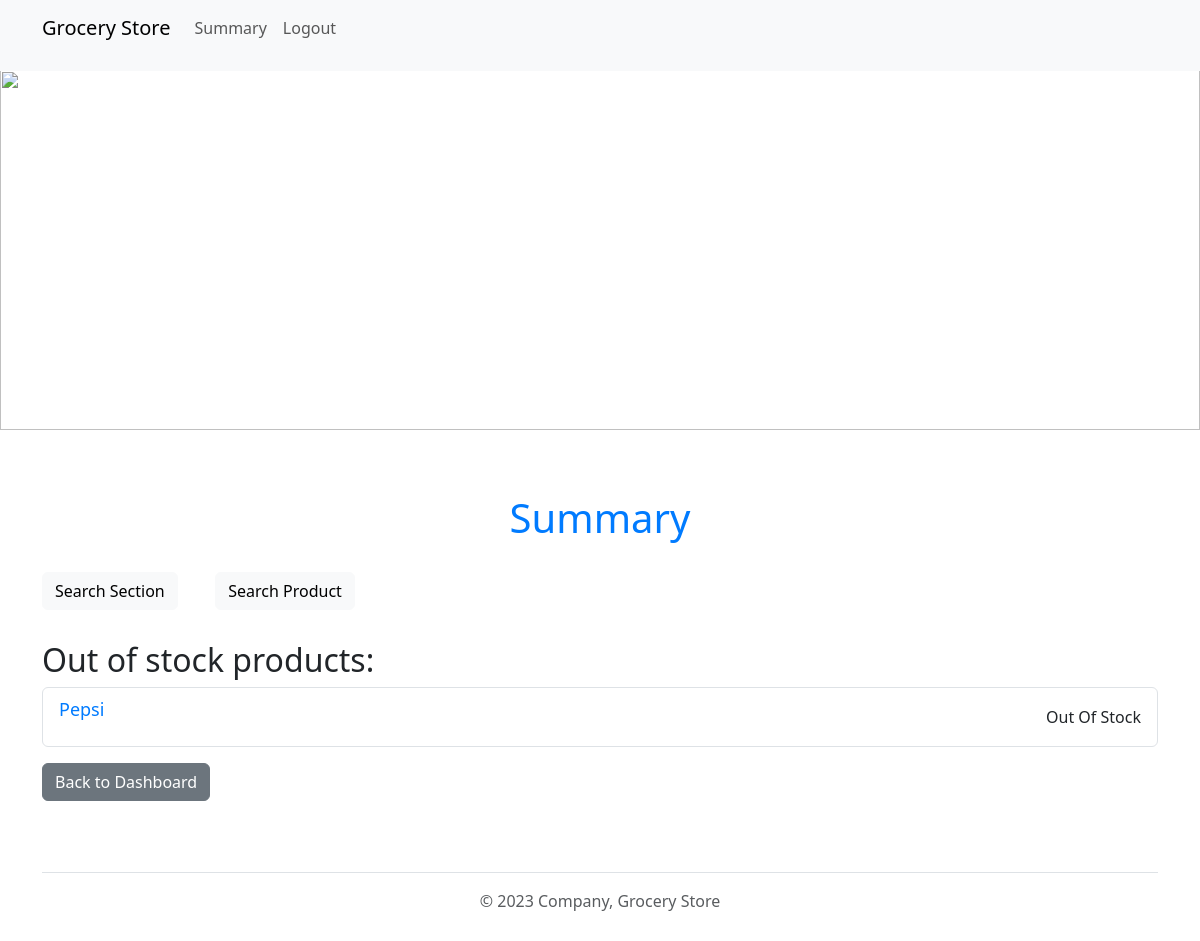
The app's page /summary (signed in), older data.
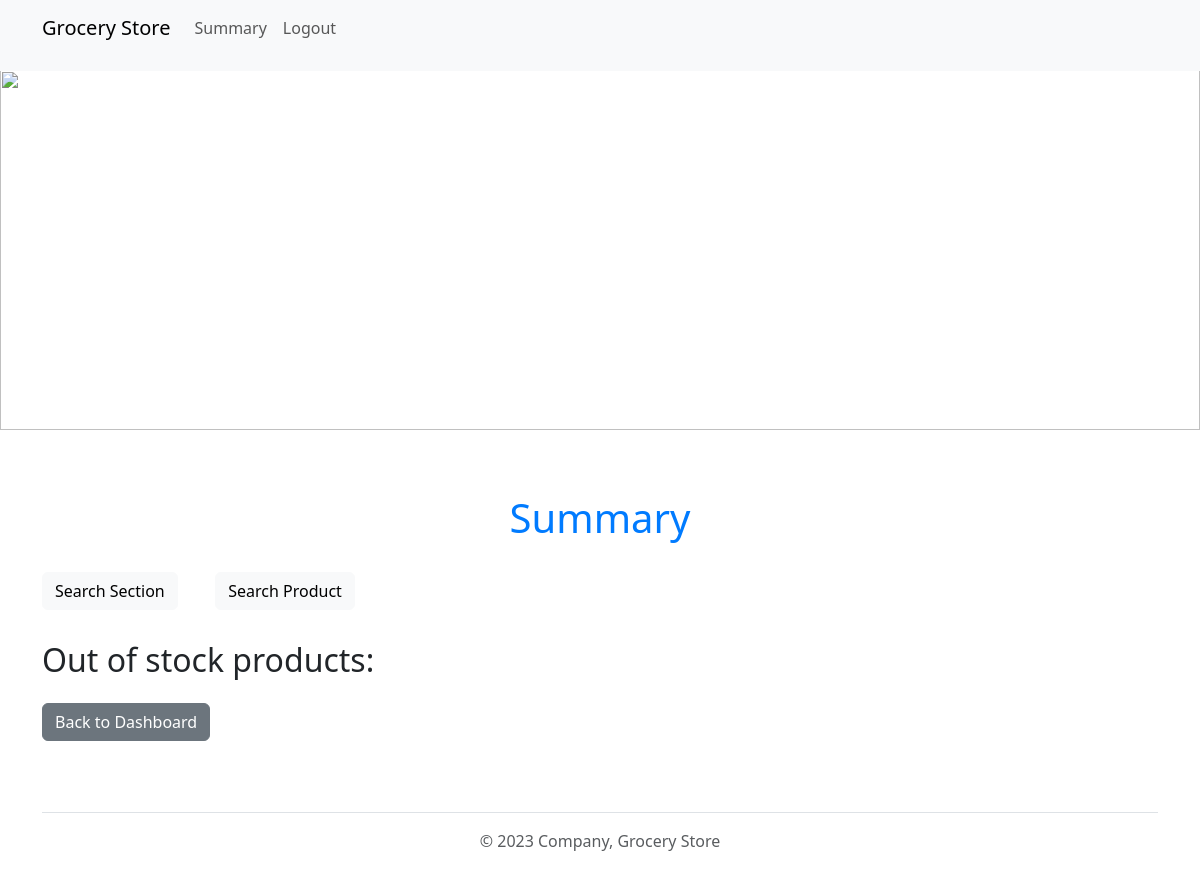
The same page, newer data.
### application/models.py (models this page shows)
class Products(db.Model):
    __tablename__ = "products"
    product_id = db.Column(db.Integer, primary_key=True, autoincrement=True)
    product_name = db.Column(db.String(200), nullable=False)
    manufacture_date = db.Column(db.Date)
    expiry_date = db.Column(db.Date)
    rate_per_unit = db.Column(db.Float, nullable=False)
    unit = db.Column(db.String(200), nullable=False, default='Rs')
    section_id = db.Column(db.Integer, db.ForeignKey('sections.section_id', onupdate='CASCADE'))
    section = db.relationship('Sections', backref=db.backref('products', lazy=True))
    quantity_available = db.Column(db.Integer, db.CheckConstraint('quantity_available >= 0', name='check_min_quantity') , nullable=False)

### application/controllers.py (the view)
@app.route("/summary", methods=["GET", "POST"])
@login_required
def summary():
    products = Products.query.filter_by(quantity_available=0).all()
    return render_template("summary.html", products=products)

### application/controllers.py (called while the page is built)
@login_manager.user_loader
def load_user(user_id):
    return Users.query.get(int(user_id))

### templates/summary.html (shortened to what this page needs)
<!DOCTYPE html>
<html>
<head>
    <link href="https://cdn.jsdelivr.net/npm/bootstrap@5.3.0/dist/css/bootstrap.min.css" rel="stylesheet">
    <link rel="stylesheet" type="text/css" href="{{ url_for('static', filename='styles.css') }}">
</head>
<body>
    {% include 'admin_header.html' %}
    {% include 'banner.html' %}
    <div class="container mt-5">
        <h1>Summary</h1>
        <p class="mt-3"><a href="{{ url_for('admin_search_section') }}" class="btn btn-light">Search Section</a>
         &nbsp;&nbsp;&nbsp;&nbsp;&nbsp;&nbsp;&nbsp;&nbsp;<a href="{{ url_for('admin_search_product') }}" class="btn btn-light">Search Product</a></p>
        <h2>Out of stock products:</h2>
        <ul class="list-group">
            {% for product in products %}
            <li class="list-group-item d-flex justify-content-between align-items-center">
                <a href="{{ url_for('manage_product_details', product_id=product.product_id) }}">{{ product.product_name }}</a>
                <div class="mr-2">Out Of Stock</div>
            </li>
            {% endfor %}
        </ul>
        <a href="{{ url_for('admin_dashboard') }}" class="btn btn-secondary mt-3">Back to Dashboard</a>
    </div>
    {% include 'footer.html' %}
</body>
</html>

Row changes from the older to the newer data that the page shows:
no longer on this page (row edited): Products: product_name "Pepsi"
